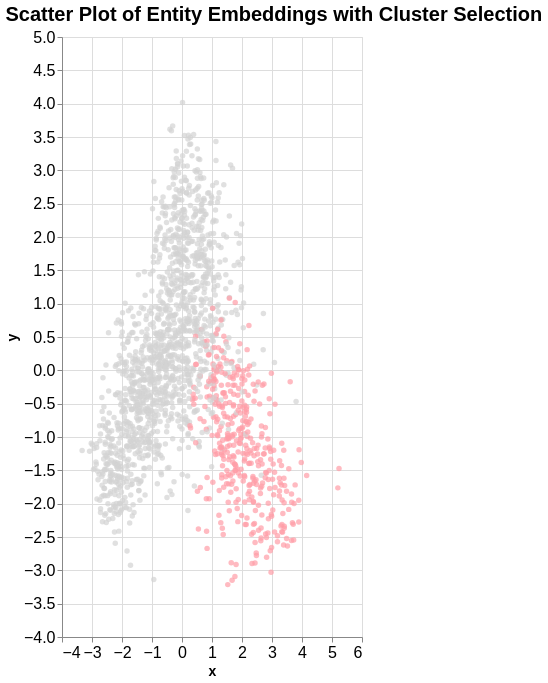

The specification (Vega-Lite) saved for this image:
### Vega-Lite specification from a JSON file in a GitHub repository (floating-point values rounded to 4 significant figures; data arrays with more than 128 entries replaced by an {"elided": "..."} marker saying what was removed)
{"$schema": "https://vega.github.io/schema/vega-lite/v5.17.0.json", "config": {"axis": {"labelFontSize": 16, "titleFontSize": 14}, "background": "transparent", "title": {"anchor": "start", "color": "black", "fontSize": 20}}, "data": {"name": "data-745a27872b92956628116417b95d9cdb"}, "datasets": {"data-745a27872b92956628116417b95d9cdb": {"elided": "1810 records"}}, "encoding": {"color": {"condition": {"field": "cluster_name", "legend": null, "param": "param_2", "type": "nominal"}, "value": "lightgrey"}, "tooltip": [{"field": "cluster_name", "type": "nominal"}, {"field": "entity", "type": "nominal"}], "x": {"field": "x", "type": "quantitative"}, "y": {"field": "y", "type": "quantitative"}}, "height": 600, "mark": {"type": "circle"}, "params": [{"bind": {"input": "select", "name": "Cluster: ", "options": ["Suolo", "Sindacato", "Roma", "Società (sociologia)", "Dio", "Europa", "Agricoltura", "Italia"]}, "name": "param_2", "select": {"fields": ["cluster_name"], "type": "point"}, "value": "Suolo"}], "title": "Scatter Plot of Entity Embeddings with Cluster Selection", "width": "container"}
